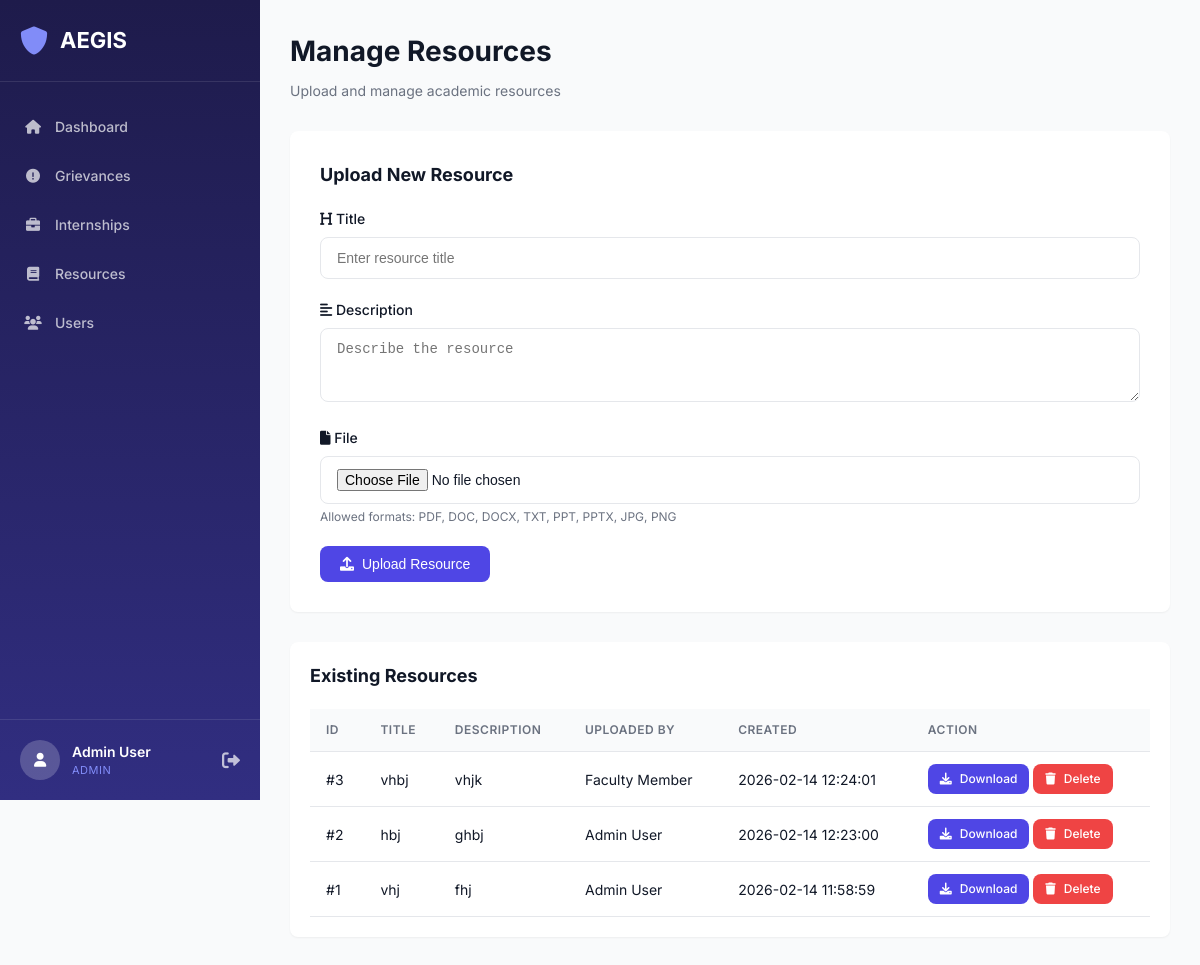
Screenshot of /admin/resources (signed in) with the database file from the repository.
### tables this page shows
CREATE TABLE users (
            id INTEGER PRIMARY KEY AUTOINCREMENT,
            name TEXT NOT NULL,
            email TEXT UNIQUE NOT NULL,
            password TEXT NOT NULL,
            role TEXT NOT NULL CHECK(role IN ('student', 'faculty', 'admin'))
        );

CREATE TABLE resources (
            id INTEGER PRIMARY KEY AUTOINCREMENT,
            title TEXT NOT NULL,
            description TEXT,
            file_path TEXT NOT NULL,
            uploaded_by INTEGER NOT NULL,
            created_at TIMESTAMP DEFAULT CURRENT_TIMESTAMP,
            FOREIGN KEY (uploaded_by) REFERENCES users (id)
        );

### app.py (the view, shortened to what this page needs)
@app.route('/admin/resources', methods=['GET', 'POST'])
@login_required
@role_required(['admin'])
def admin_resources():
    conn = get_db_connection()
    resources = conn.execute('''
        SELECT r.*, u.name as uploader_name
        FROM resources r
        JOIN users u ON r.uploaded_by = u.id
        ORDER BY r.created_at DESC
    ''').fetchall()
    conn.close()
    return render_template('admin/resources.html', resources=resources)

### app.py (called while the page is built)
def get_db_connection():
    conn = sqlite3.connect('database.db')
    conn.row_factory = sqlite3.Row
    return conn

def login_required(f):
    @wraps(f)
    def decorated_function(*args, **kwargs):
        if 'user_id' not in session:
            return redirect(url_for('login'))
        return f(*args, **kwargs)
    return decorated_function

def role_required(roles):
    def decorator(f):
        @wraps(f)
        def decorated_function(*args, **kwargs):
            if 'role' not in session or session['role'] not in roles:
                flash('Unauthorized access', 'error')
                return redirect(url_for('login'))
            return f(*args, **kwargs)
        return decorated_function
    return decorator

### templates/admin/resources.html (shortened to what this page needs)
{% extends "base.html" %}
{% block content %}
<div class="page-header">
    <h1>Manage Resources</h1>
    <p>Upload and manage academic resources</p>
</div>
<div class="form-container">
    <h3>Upload New Resource</h3>
    <form method="POST" enctype="multipart/form-data" class="resource-form">
        <div class="form-group">
            <label for="title">
                <i class="fas fa-heading"></i> Title
            </label>
            <input type="text" id="title" name="title" required placeholder="Enter resource title" class="form-control">
        </div>
        <div class="form-group">
            <label for="description">
                <i class="fas fa-align-left"></i> Description
            </label>
            <textarea id="description" name="description" placeholder="Describe the resource" rows="3" class="form-control"></textarea>
        </div>
        <div class="form-group">
            <label for="file">
                <i class="fas fa-file"></i> File
            </label>
            <input type="file" id="file" name="file" required class="form-control">
            <small>Allowed formats: PDF, DOC, DOCX, TXT, PPT, PPTX, JPG, PNG</small>
        </div>
        <button type="submit" class="btn btn-primary">
            <i class="fas fa-upload"></i> Upload Resource
        </button>
    </form>
</div>
<div class="table-container">
    <h3>Existing Resources</h3>
    {% if resources %}
    <table class="data-table">
        <thead>
            <tr>
                <th>ID</th>
                <th>Title</th>
                <th>Description</th>
                <th>Uploaded By</th>
                <th>Created</th>
                <th>Action</th>
            </tr>
        </thead>
        <tbody>
            {% for resource in resources %}
            <tr>
                <td>#{{ resource.id }}</td>
                <td>{{ resource.title }}</td>
                <td>{{ resource.description if resource.description else '-' }}</td>
                <td>{{ resource.uploader_name }}</td>
                <td>{{ resource.created_at }}</td>
                <td>
                    <a href="{{ url_for('download_file', filename=resource.file_path) }}" class="btn btn-sm btn-primary">
                        <i class="fas fa-download"></i> Download
                    </a>
                    <a href="{{ url_for('admin_resource_delete', id=resource.id) }}" class="btn btn-sm btn-danger" onclick="return confirm('Are you sure you want to delete this resource?')">
                        <i class="fas fa-trash"></i> Delete
                    </a>
                </td>
            </tr>
            {% endfor %}
        </tbody>
    </table>
    {% else %}
    <div class="empty-state">
        <i class="fas fa-folder-open"></i>
        <h3>No resources found</h3>
        <p>Upload your first resource using the form above.</p>
    </div>
    {% endif %}
</div>
{% endblock %}

### templates/base.html (shortened to what this page needs)
<!DOCTYPE html>
<html lang="en">
<head>
    <link rel="stylesheet" href="{{ url_for('static', filename='css/style.css') }}">
    <link rel="stylesheet" href="{{ url_for('static', filename='css/dashboard.css') }}">
    <link rel="stylesheet" href="https://cdnjs.cloudflare.com/ajax/libs/font-awesome/6.0.0/css/all.min.css">
</head>
<body>
    {% if session.get('user_id') %}
    <div class="dashboard-container">
        <aside class="sidebar">
            <div class="logo">
                <i class="fas fa-shield-alt"></i>
                <span>AEGIS</span>
            </div>
            <nav class="nav-menu">
                {% if session.get('role') == 'admin' %}
                <a href="{{ url_for('admin_dashboard') }}" class="nav-item {% if active_page == 'dashboard' %}active{% endif %}">
                    <i class="fas fa-home"></i> Dashboard
                </a>
                <a href="{{ url_for('admin_grievances') }}" class="nav-item {% if active_page == 'grievances' %}active{% endif %}">
                    <i class="fas fa-exclamation-circle"></i> Grievances
                </a>
                <a href="{{ url_for('admin_internships') }}" class="nav-item {% if active_page == 'internships' %}active{% endif %}">
                    <i class="fas fa-briefcase"></i> Internships
                </a>
                <a href="{{ url_for('admin_resources') }}" class="nav-item {% if active_page == 'resources' %}active{% endif %}">
                    <i class="fas fa-book"></i> Resources
                </a>
                <a href="{{ url_for('admin_users') }}" class="nav-item {% if active_page == 'users' %}active{% endif %}">
                    <i class="fas fa-users"></i> Users
                </a>
                {% endif %}
            </nav>
            <div class="user-info">
                <div class="user-avatar">
                    <i class="fas fa-user"></i>
                </div>
                <div class="user-details">
                    <span class="user-name">{{ session.get('name') }}</span>
                    <span class="user-role">{{ session.get('role')|upper }}</span>
                </div>
                <a href="{{ url_for('logout') }}" class="logout-btn">
                    <i class="fas fa-sign-out-alt"></i>
                </a>
            </div>
        </aside>
        <main class="main-content">
            {% block content %}{% endblock %}
        </main>
    </div>
    {% else %}
    {% block login_content %}{% endblock %}
    {% endif %}
</body>
</html>

### static/css/style.css (style rules this page uses)
:root { --primary-color: #4f46e5; --primary-hover: #4338ca; --secondary-color: #6b7280; --success-color: #10b981; --warning-color: #f59e0b; --danger-color: #ef4444; --info-color: #3b82f6; --dark-color: #1f2937; --light-color: #f9fafb; --white: #ffffff; --border-color: #e5e7eb; --text-primary: #111827; --text-secondary: #6b7280; --shadow-sm: 0 1px 2px 0 rgba(0, 0, 0, 0.05); --shadow-md: 0 4px 6px -1px rgba(0, 0, 0, 0.1); --shadow-lg: 0 10px 15px -3px rgba(0, 0, 0, 0.1); --radius: 8px; }
* { margin: 0; padding: 0; box-sizing: border-box; }
body { font-family: 'Inter', -apple-system, BlinkMacSystemFont, 'Segoe UI', Roboto, sans-serif; font-size: 14px; line-height: 1.5; color: var(--text-primary); background-color: var(--light-color); }
.form-control { width: 100%; padding: 12px 16px; border: 1px solid var(--border-color); border-radius: var(--radius); font-size: 14px; transition: border-color 0.2s, box-shadow 0.2s; }
.btn { display: inline-flex; align-items: center; justify-content: center; gap: 8px; padding: 10px 20px; border: none; border-radius: var(--radius); font-size: 14px; font-weight: 500; cursor: pointer; text-decoration: none; transition: all 0.2s; }
.btn-primary { background: var(--primary-color); color: var(--white); }
.btn-danger { background: var(--danger-color); color: var(--white); }
.btn-sm { padding: 6px 12px; font-size: 12px; }
.page-header { margin-bottom: 30px; }
.page-header h1 { font-size: 28px; font-weight: 700; color: var(--text-primary); margin-bottom: 8px; }
.page-header p { color: var(--text-secondary); font-size: 14px; }
.form-container { background: var(--white); border-radius: var(--radius); padding: 30px; margin-bottom: 30px; box-shadow: var(--shadow-sm); }
.form-container h3 { font-size: 18px; margin-bottom: 20px; color: var(--text-primary); }
.form-group { margin-bottom: 20px; }
.form-group label { display: block; font-weight: 500; margin-bottom: 8px; color: var(--text-primary); }
.table-container { background: var(--white); border-radius: var(--radius); padding: 20px; box-shadow: var(--shadow-sm); overflow-x: auto; }
.table-container h3 { font-size: 18px; margin-bottom: 20px; color: var(--text-primary); }
.data-table { width: 100%; border-collapse: collapse; }
.data-table th, .data-table td { padding: 12px 16px; text-align: left; border-bottom: 1px solid var(--border-color); }
.data-table th { font-weight: 600; color: var(--text-secondary); font-size: 12px; text-transform: uppercase; letter-spacing: 0.5px; background: var(--light-color); }
small { display: block; margin-top: 4px; color: var(--text-secondary); font-size: 12px; }

### static/css/dashboard.css (style rules this page uses)
.dashboard-container { display: flex; min-height: 100vh; }
.sidebar { width: 260px; background: linear-gradient(180deg, #1e1b4b 0%, #312e81 100%); color: var(--white); display: flex; flex-direction: column; position: fixed; height: 100vh; z-index: 100; }
.sidebar .logo { display: flex; align-items: center; gap: 12px; padding: 24px 20px; font-size: 22px; font-weight: 700; border-bottom: 1px solid rgba(255, 255, 255, 0.1); }
.sidebar .logo i { font-size: 28px; color: #818cf8; }
.nav-menu { flex: 1; padding: 20px 0; overflow-y: auto; }
.nav-item { display: flex; align-items: center; gap: 12px; padding: 14px 20px; color: rgba(255, 255, 255, 0.7); text-decoration: none; font-weight: 500; transition: all 0.2s; border-left: 3px solid transparent; }
.nav-item i { width: 20px; text-align: center; }
.user-info { padding: 20px; border-top: 1px solid rgba(255, 255, 255, 0.1); display: flex; align-items: center; gap: 12px; }
.user-avatar { width: 40px; height: 40px; background: rgba(255, 255, 255, 0.2); border-radius: 50%; display: flex; align-items: center; justify-content: center; }
.user-avatar i { color: var(--white); }
.user-details { flex: 1; }
.user-name { display: block; font-weight: 600; font-size: 14px; }
.user-role { display: block; font-size: 11px; color: #818cf8; text-transform: uppercase; letter-spacing: 0.5px; }
.logout-btn { color: rgba(255, 255, 255, 0.7); font-size: 18px; transition: color 0.2s; }
.main-content { flex: 1; margin-left: 260px; padding: 30px; background: var(--light-color); min-height: 100vh; }

### rows the page displays
users: get "Admin User", get "ADMIN"
resources: id "3", title "vhbj", description "vhjk", uploader_name "Faculty Member", created_at "2026-02-14 12:24:01"
resources: id "2", title "hbj", description "ghbj", uploader_name "Admin User", created_at "2026-02-14 12:23:00"
resources: id "1", title "vhj", description "fhj", uploader_name "Admin User", created_at "2026-02-14 11:58:59"
